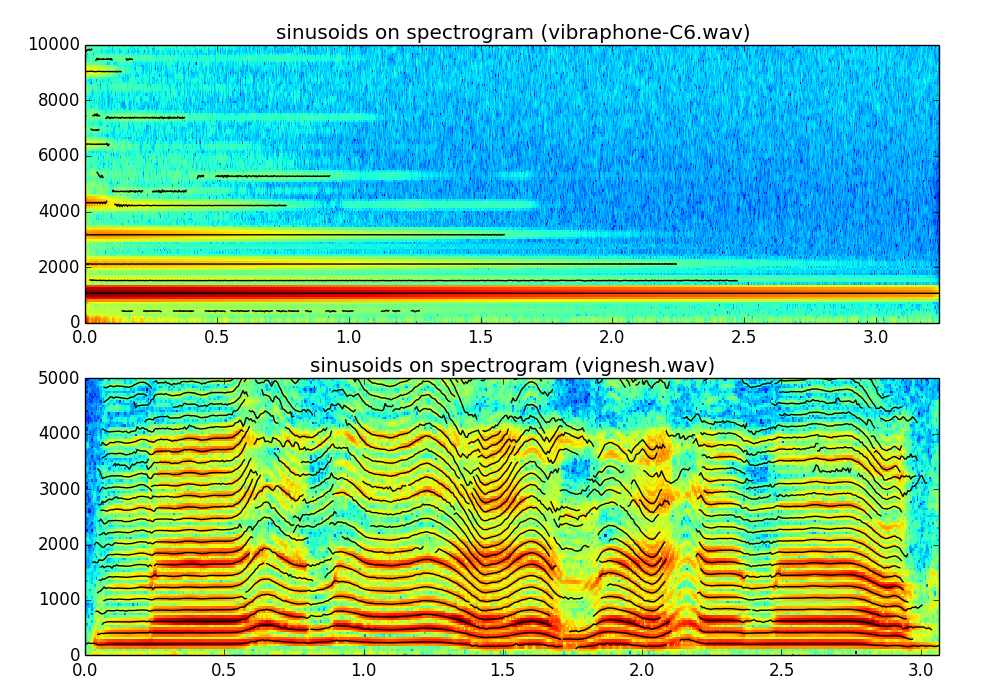

Write Python code to recreate this figure.
import numpy as np
import matplotlib.pyplot as plt
import sys, os, time

sys.path.append(os.path.join(os.path.dirname(os.path.realpath(__file__)), '../../../software/utilFunctions/'))
sys.path.append(os.path.join(os.path.dirname(os.path.realpath(__file__)), '../../../software/utilFunctions_C/'))
sys.path.append(os.path.join(os.path.dirname(os.path.realpath(__file__)), '../../../software/models/'))

import stftAnal
import sineModelAnal as SA
import sineTracking as ST
import waveIO as WIO

plt.figure(1)
plt.subplot(211)
(fs, x) = WIO.wavread(os.path.join(os.path.dirname(os.path.realpath(__file__)), '../../../sounds/vibraphone-C6.wav'))
w = np.blackman(401)
N = 512
H = 100
t = -100
minSineDur = .02
maxnSines = 150
freqDevOffset = 20
freqDevSlope = 0.01
mX, pX = stftAnal.stftAnal(x, fs, w, N, H)
tfreq, tmag, tphase = SA.sineModelAnal(x, fs, w, N, H, t, maxnSines, minSineDur, freqDevOffset, freqDevSlope)

maxplotfreq = 10000.0
maxplotbin = int(N*maxplotfreq/fs)
numFrames = int(mX[:,0].size)
frmTime = H*np.arange(numFrames)/float(fs)                             
binFreq = np.arange(maxplotbin+1)*float(fs)/N 
plt.pcolormesh(frmTime, binFreq, np.transpose(mX[:,:maxplotbin+1]))                       
plt.autoscale(tight=True)
  
tracks = tfreq*np.less(tfreq, maxplotfreq)
tracks[tracks<=0] = np.nan
plt.plot(frmTime, tracks, color='k')
plt.autoscale(tight=True)
plt.title('sinusoids on spectrogram (vibraphone-C6.wav)')

plt.subplot(212)
(fs, x) = WIO.wavread(os.path.join(os.path.dirname(os.path.realpath(__file__)), '../../../sounds/vignesh.wav'))
w = np.blackman(1101)
N = 2048
H = 250
t = -90
minSineDur = .1
maxnSines = 200
freqDevOffset = 20
freqDevSlope = 0.02
mX, pX = stftAnal.stftAnal(x, fs, w, N, H)
tfreq, tmag, tphase = SA.sineModelAnal(x, fs, w, N, H, t, maxnSines, minSineDur, freqDevOffset, freqDevSlope)

maxplotfreq = 5000.0
maxplotbin = int(N*maxplotfreq/fs)
numFrames = int(mX[:,0].size)
frmTime = H*np.arange(numFrames)/float(fs)                             
binFreq = np.arange(maxplotbin+1)*float(fs)/N 
plt.pcolormesh(frmTime, binFreq, np.transpose(mX[:,:maxplotbin+1]))                      
plt.autoscale(tight=True)
  
tracks = tfreq*np.less(tfreq, maxplotfreq)
tracks[tracks<=0] = np.nan
plt.plot(frmTime, tracks, color='k')
plt.autoscale(tight=True)
plt.title('sinusoids on spectrogram (vignesh.wav)')
plt.show()
